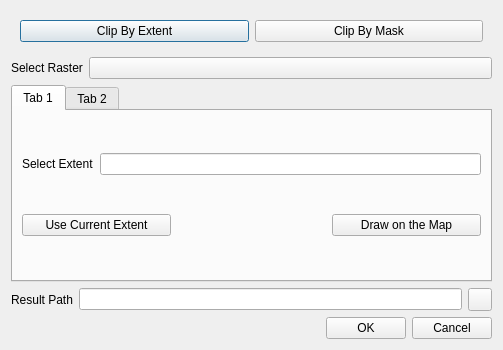
<?xml version="1.0" encoding="UTF-8"?>
<ui version="4.0">
 <class>rasterClipDialog</class>
 <widget class="QDialog" name="rasterClipDialog">
  <property name="geometry">
   <rect>
    <x>0</x>
    <y>0</y>
    <width>503</width>
    <height>350</height>
   </rect>
  </property>
  <property name="windowTitle">
   <string>Raster Clip Parameter Settings</string>
  </property>
  <layout class="QVBoxLayout" name="verticalLayout">
   <item>
    <widget class="CardWidget" name="CardWidget_5">
     <layout class="QHBoxLayout" name="horizontalLayout_6">
      <item>
       <widget class="PillPushButton" name="extentModePb">
        <property name="text">
         <string>Clip By Extent</string>
        </property>
        <attribute name="buttonGroup">
         <string notr="true">modePbGroup</string>
        </attribute>
       </widget>
      </item>
      <item>
       <widget class="PillPushButton" name="maskModePb">
        <property name="text">
         <string>Clip By Mask</string>
        </property>
        <attribute name="buttonGroup">
         <string notr="true">modePbGroup</string>
        </attribute>
       </widget>
      </item>
     </layout>
    </widget>
   </item>
   <item>
    <layout class="QHBoxLayout" name="horizontalLayout_10">
     <item>
      <widget class="BodyLabel" name="BodyLabel_9">
       <property name="sizePolicy">
        <sizepolicy hsizetype="Fixed" vsizetype="Preferred">
         <horstretch>0</horstretch>
         <verstretch>0</verstretch>
        </sizepolicy>
       </property>
       <property name="text">
        <string>Select Raster</string>
       </property>
      </widget>
     </item>
     <item>
      <widget class="ComboBox" name="selectTifCb">
       <property name="sizePolicy">
        <sizepolicy hsizetype="Expanding" vsizetype="Fixed">
         <horstretch>0</horstretch>
         <verstretch>0</verstretch>
        </sizepolicy>
       </property>
      </widget>
     </item>
    </layout>
   </item>
   <item>
    <widget class="QTabWidget" name="tabWidget">
     <property name="currentIndex">
      <number>0</number>
     </property>
     <widget class="QWidget" name="extentMode">
      <attribute name="title">
       <string>Tab 1</string>
      </attribute>
      <layout class="QVBoxLayout" name="verticalLayout_2">
       <item>
        <layout class="QHBoxLayout" name="horizontalLayout_7">
         <item>
          <widget class="BodyLabel" name="BodyLabel_5">
           <property name="sizePolicy">
            <sizepolicy hsizetype="Fixed" vsizetype="Preferred">
             <horstretch>0</horstretch>
             <verstretch>0</verstretch>
            </sizepolicy>
           </property>
           <property name="text">
            <string>Select Extent</string>
           </property>
          </widget>
         </item>
         <item>
          <widget class="LineEdit" name="extentLE">
           <property name="readOnly">
            <bool>true</bool>
           </property>
          </widget>
         </item>
        </layout>
       </item>
       <item>
        <layout class="QHBoxLayout" name="horizontalLayout_12">
         <item>
          <widget class="PushButton" name="selectMapcanvasExtentPb">
           <property name="text">
            <string>Use Current Extent</string>
           </property>
          </widget>
         </item>
         <item>
          <widget class="SplitPushButton" name="selectLayerExtentPb">
           <property name="text_" stdset="0">
            <string>Select Layer Extent</string>
           </property>
          </widget>
         </item>
         <item>
          <widget class="PushButton" name="drawExtentPb">
           <property name="text">
            <string>Draw on the Map</string>
           </property>
          </widget>
         </item>
        </layout>
       </item>
      </layout>
     </widget>
     <widget class="QWidget" name="maskMode">
      <attribute name="title">
       <string>Tab 2</string>
      </attribute>
      <layout class="QVBoxLayout" name="verticalLayout_3">
       <item>
        <layout class="QHBoxLayout" name="horizontalLayout_5">
         <item>
          <widget class="BodyLabel" name="BodyLabel_4">
           <property name="sizePolicy">
            <sizepolicy hsizetype="Fixed" vsizetype="Preferred">
             <horstretch>0</horstretch>
             <verstretch>0</verstretch>
            </sizepolicy>
           </property>
           <property name="text">
            <string>Select Mask Layer</string>
           </property>
          </widget>
         </item>
         <item>
          <widget class="ComboBox" name="selectMaskLayerCb"/>
         </item>
        </layout>
       </item>
       <item>
        <widget class="CheckBox" name="expandMaskChb">
         <property name="text">
          <string>Extend to the Mask Layer Range</string>
         </property>
        </widget>
       </item>
      </layout>
     </widget>
    </widget>
   </item>
   <item>
    <layout class="QHBoxLayout" name="horizontalLayout_9">
     <item>
      <widget class="BodyLabel" name="BodyLabel_6">
       <property name="sizePolicy">
        <sizepolicy hsizetype="Fixed" vsizetype="Preferred">
         <horstretch>0</horstretch>
         <verstretch>0</verstretch>
        </sizepolicy>
       </property>
       <property name="text">
        <string>Result Path</string>
       </property>
      </widget>
     </item>
     <item>
      <widget class="LineEdit" name="resLE">
       <property name="readOnly">
        <bool>true</bool>
       </property>
      </widget>
     </item>
     <item>
      <widget class="ToolButton" name="selectSaveFilePB"/>
     </item>
    </layout>
   </item>
   <item>
    <layout class="QHBoxLayout" name="horizontalLayout_2">
     <item>
      <spacer name="horizontalSpacer">
       <property name="orientation">
        <enum>Qt::Horizontal</enum>
       </property>
       <property name="sizeHint" stdset="0">
        <size>
         <width>40</width>
         <height>20</height>
        </size>
       </property>
      </spacer>
     </item>
     <item>
      <widget class="PushButton" name="runPB">
       <property name="text">
        <string>OK</string>
       </property>
      </widget>
     </item>
     <item>
      <widget class="PushButton" name="cancelPB">
       <property name="text">
        <string>Cancel</string>
       </property>
      </widget>
     </item>
    </layout>
   </item>
  </layout>
 </widget>
 <customwidgets>
  <customwidget>
   <class>CheckBox</class>
   <extends>QCheckBox</extends>
   <header>qfluentwidgets</header>
  </customwidget>
  <customwidget>
   <class>ComboBox</class>
   <extends>QPushButton</extends>
   <header>qfluentwidgets</header>
  </customwidget>
  <customwidget>
   <class>PushButton</class>
   <extends>QPushButton</extends>
   <header>qfluentwidgets</header>
  </customwidget>
  <customwidget>
   <class>PillPushButton</class>
   <extends>ToggleButton</extends>
   <header>qfluentwidgets</header>
  </customwidget>
  <customwidget>
   <class>SplitPushButton</class>
   <extends>QWidget</extends>
   <header>qfluentwidgets</header>
  </customwidget>
  <customwidget>
   <class>ToolButton</class>
   <extends>QToolButton</extends>
   <header>qfluentwidgets</header>
  </customwidget>
  <customwidget>
   <class>ToggleButton</class>
   <extends>PushButton</extends>
   <header>qfluentwidgets</header>
  </customwidget>
  <customwidget>
   <class>CardWidget</class>
   <extends>QFrame</extends>
   <header>qfluentwidgets</header>
   <container>1</container>
  </customwidget>
  <customwidget>
   <class>BodyLabel</class>
   <extends>QLabel</extends>
   <header>qfluentwidgets</header>
  </customwidget>
  <customwidget>
   <class>LineEdit</class>
   <extends>QLineEdit</extends>
   <header>qfluentwidgets</header>
  </customwidget>
 </customwidgets>
 <resources/>
 <connections/>
 <buttongroups>
  <buttongroup name="modePbGroup"/>
 </buttongroups>
</ui>
